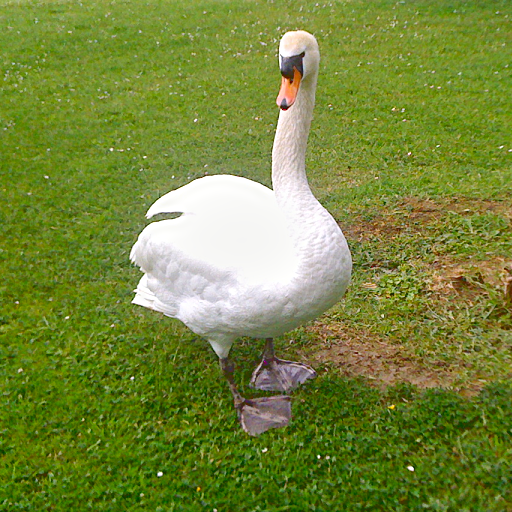
%> input picture imgs/enhanced_mretinex.bmp, 512 x 512 px, given in place of original.bmp, which was not available
$ octave mccee_demo.m   (GNU Octave 9; MATLAB toolbox functions it lacks are replaced by stand-ins)
%> lines starting %> are read from the running program, lines starting %| are printed output that depends on the picture; pictures that were not available may be replaced by others from this repository, and a replacement may not be noted
clear all
%%% Read original and enhanced images
orig_image = imread('imgs/original.bmp');
%> orig_image is the input picture: size 512x512x3 uint8; mean R, G, B 118.3, 135.1, 59
if(size(orig_image,3)==3)
    original =  rgb2gray(orig_image);
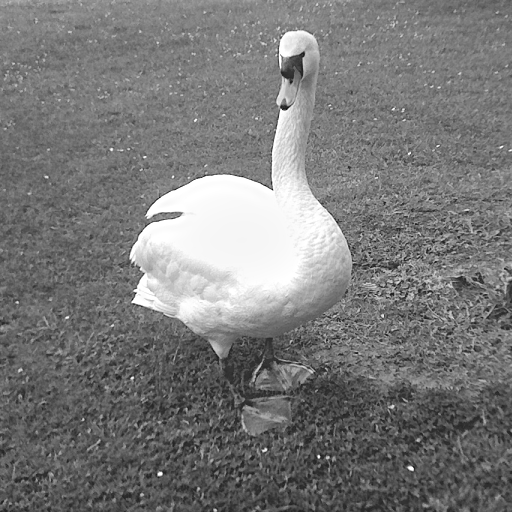
%> original: size 512x512 uint8; min 13, max 255, mean 121.4
else
    original =  orig_image;
end

enhanced_image = imread('imgs/enhanced_ghe.bmp');
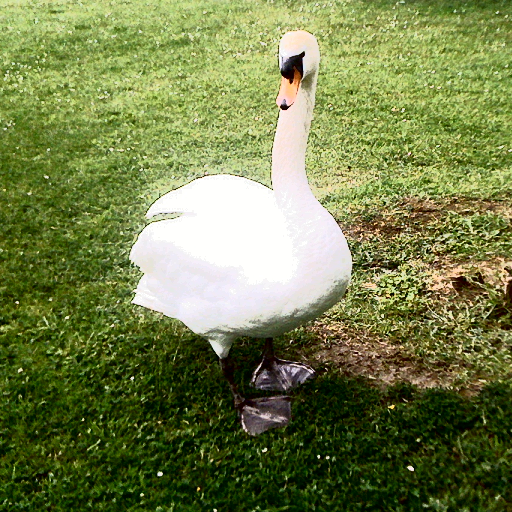
%> input picture imgs/enhanced_ghe.bmp, 512 x 512 px
%> enhanced_image is the input picture: size 512x512x3 uint8; mean R, G, B 116.4, 127.9, 74.8
%enhanced_image = imread('imgs/enhanced_mretinex.bmp');
if(size(orig_image,3)==3)
    enhanced = rgb2gray(enhanced_image);
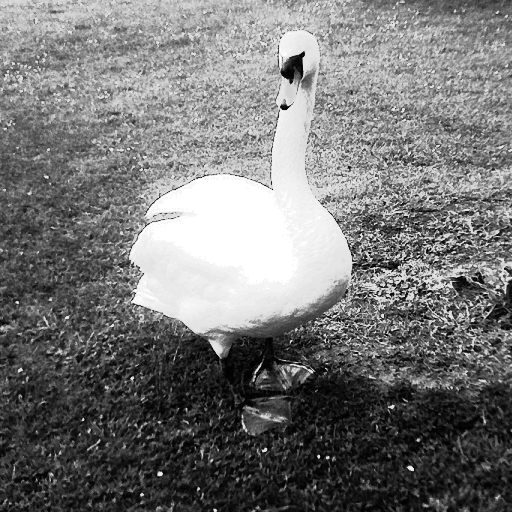
%> enhanced: size 512x512 uint8; min 0, max 255, mean 118.4
else
    enhanced =  enhanced_image;
end

%%% Evaluate Steerable Pyramid Wavelet transforms for original and enhanced images
cd toolbox_wavelets
options.nb_orientations = 2;
%> (the run ends here)
